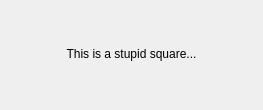
<?xml version="1.0" encoding="UTF-8"?>
<ui version="4.0">
 <class>Form</class>
 <widget class="QWidget" name="Form">
  <property name="geometry">
   <rect>
    <x>0</x>
    <y>0</y>
    <width>263</width>
    <height>110</height>
   </rect>
  </property>
  <property name="sizePolicy">
   <sizepolicy hsizetype="Expanding" vsizetype="Expanding">
    <horstretch>0</horstretch>
    <verstretch>0</verstretch>
   </sizepolicy>
  </property>
  <property name="minimumSize">
   <size>
    <width>0</width>
    <height>110</height>
   </size>
  </property>
  <property name="maximumSize">
   <size>
    <width>16777215</width>
    <height>130</height>
   </size>
  </property>
  <property name="windowTitle">
   <string>Form</string>
  </property>
  <layout class="QGridLayout" name="gridLayout_2">
   <property name="topMargin">
    <number>2</number>
   </property>
   <property name="bottomMargin">
    <number>4</number>
   </property>
   <property name="spacing">
    <number>0</number>
   </property>
   <item row="0" column="0">
    <layout class="QVBoxLayout" name="verticalLayout">
     <property name="leftMargin">
      <number>10</number>
     </property>
     <property name="rightMargin">
      <number>10</number>
     </property>
     <item>
      <widget class="QLabel" name="label">
       <property name="text">
        <string>This is a stupid square...</string>
       </property>
       <property name="alignment">
        <set>Qt::AlignCenter</set>
       </property>
       <property name="margin">
        <number>0</number>
       </property>
      </widget>
     </item>
    </layout>
   </item>
  </layout>
 </widget>
 <resources/>
 <connections/>
</ui>
